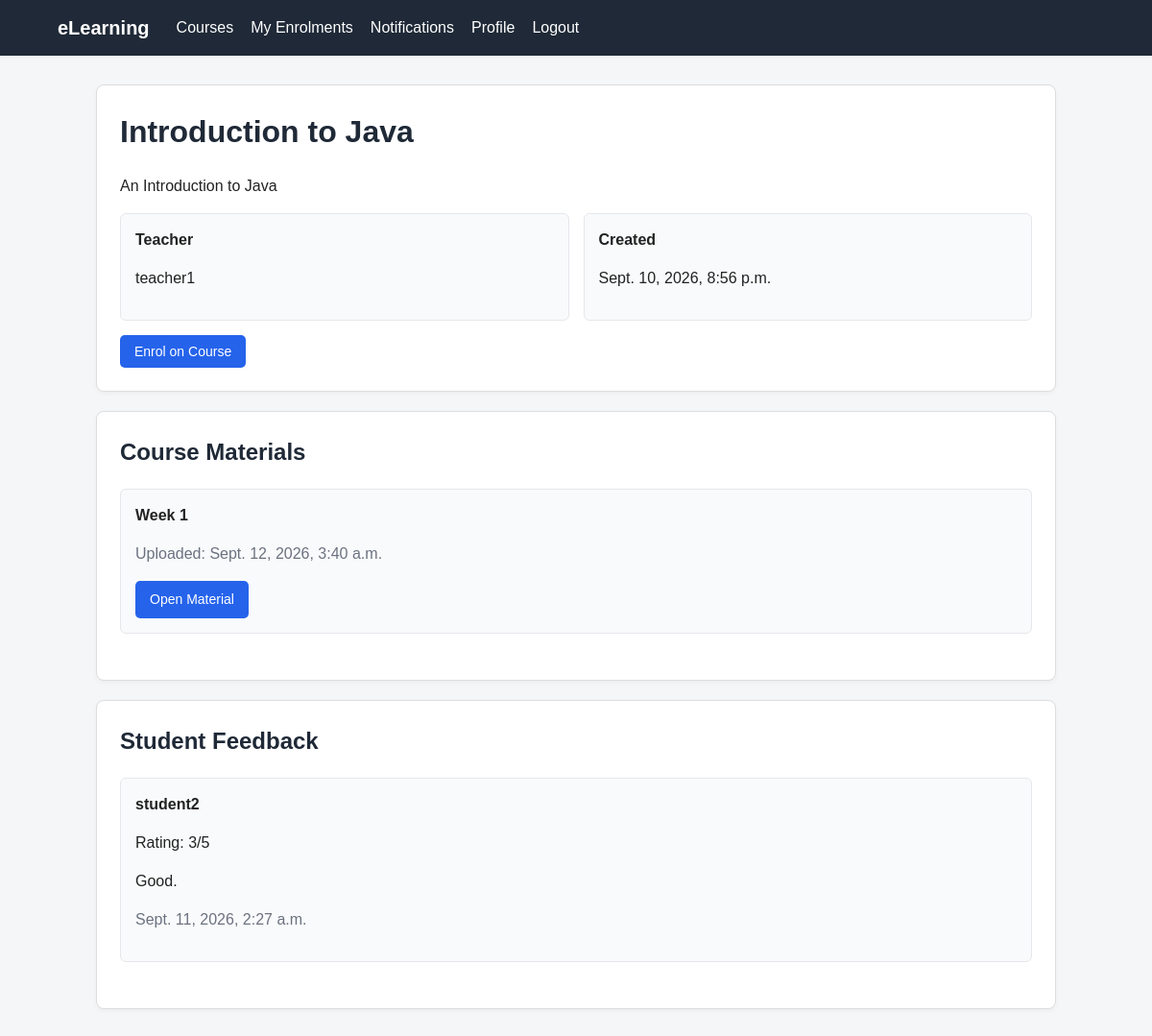
/courses/2/ (signed in), run on the app's committed database.
### courses/models.py (models this page shows, shortened)
class Course(models.Model):
    title = models.CharField(max_length=200)
    description = models.TextField()
    teacher = models.ForeignKey(
        settings.AUTH_USER_MODEL,
        on_delete=models.CASCADE,
        related_name='courses_taught'
    )
    created_at = models.DateTimeField(auto_now_add=True)

class CourseMaterial(models.Model):
    course = models.ForeignKey(
        Course,
        on_delete=models.CASCADE,
        related_name='materials'
    )
    title = models.CharField(max_length=200)
    file = models.FileField(upload_to='course_materials')
    uploaded_at = models.DateTimeField(auto_now_add=True)

class Feedback(models.Model):
    student = models.ForeignKey(
        settings.AUTH_USER_MODEL,
        on_delete=models.CASCADE,
        related_name='course_feedback'
    )
    course = models.ForeignKey(
        Course,
        on_delete=models.CASCADE,
        related_name='feedback'
    )
    rating = models.PositiveIntegerField()
    comment = models.TextField(max_length=1000)
    created_at = models.DateTimeField(auto_now_add=True)
    class Meta:
        constraints = [
            models.UniqueConstraint(
                fields=['student', 'course'],
                name='unique_student_course_feedback'
            )
        ]

### accounts/models.py (models this page shows)
class User(AbstractUser):
    class Role(models.TextChoices):
        STUDENT = "STUDENT", "Student"
        TEACHER = "TEACHER", "Teacher"
    role = models.CharField(
        max_length=10,
        choices=Role.choices,
        default=Role.STUDENT
    )
    bio = models.TextField(
        blank=True,
        max_length=500
    )
    profile_picture = models.ImageField(
        upload_to="profile_pictures/",
        blank=True,
        null=True
    )

### courses/views.py (the view)
@login_required
def course_detail(request, course_id):
    course = get_object_or_404(
        Course,
        id=course_id
    )
    is_enrolled = Enrolment.objects.filter(
        student=request.user,
        course=course
    ).exists()
    has_feedback = Feedback.objects.filter(
        student=request.user,
        course=course
    ).exists()
    feedback = Feedback.objects.filter(course=course).select_related('student').order_by('-created_at')
    materials = CourseMaterial.objects.filter(course=course).order_by('-uploaded_at')
    return render(
        request,
        'courses/course_detail.html',
        {
            'course': course,
            'is_enrolled': is_enrolled,
            'has_feedback': has_feedback,
            'feedback': feedback,
            'materials': materials,
        }
    )

### courses/templates/courses/course_detail.html (shortened to what this page needs)
{% extends 'base.html' %}
{% block content %}
<div class="card">
    <h1>
        {{ course.title }}
    </h1>
    <p>
        {{ course.description }}
    </p>
    <div class="details-grid">
        <div class="detail-box">
            <strong>Teacher</strong>
            <p>
                {{ course.teacher.username }}
            </p>
        </div>
        <div class="detail-box">
            <strong>Created</strong>
            <p>
                {{ course.created_at }}
            </p>
        </div>
    </div>
    <div class="actions">
        {% if user == course.teacher %}
            <a
                class="button"
                href="{% url 'add_material' course.id %}"
            >
                Add Material
            </a>
            <a
                class="button secondary-button"
                href="{% url 'course_students' course.id %}"
            >
                View Students
            </a>
            <a
                class="button"
                href="{% url 'chat_room' course.id %}"
            >
                Course Chat
            </a>
        {% elif user.role == 'STUDENT' %}
            {% if is_enrolled %}
                <span class="success-message">
                    You are enrolled on this course.
                </span>
                <a
                    class="button"
                    href="{% url 'leave_feedback' course.id %}"
                >
                    Leave Feedback
                </a>
                <a
                    class="button"
                    href="{% url 'chat_room' course.id %}"
                >
                    Course Chat
                </a>
            {% else %}
                <form
                    method="post"
                    action="{% url 'enrol_course' course.id %}"
                >
                    <button type="submit">
                        Enrol on Course
                    </button>
                </form>
            {% endif %}
        {% endif %}
    </div>
</div>
<div class="card">
    <h2>Course Materials</h2>
    {% for material in materials %}
        <div class="detail-box">
            <strong>
                {{ material.title }}
            </strong>
            <p class="muted">
                Uploaded:
                {{ material.uploaded_at }}
            </p>
            <a
                class="button"
                href="{{ material.file.url }}"
                target="_blank"
            >
                Open Material
            </a>
        </div>
        <br>
    {% empty %}
        <p>
            No materials have been uploaded yet.
        </p>
    {% endfor %}
</div>
<div class="card">
    <h2>Student Feedback</h2>
    {% for item in feedback %}
        <div class="detail-box">
            <strong>
                {{ item.student.username }}
            </strong>
            <p>
                Rating:
                {{ item.rating }}/5
            </p>
            <p>
                {{ item.comment }}
            </p>
            <p class="muted">
                {{ item.created_at }}
            </p>
        </div>
        <br>
    {% empty %}
        <p>
            No feedback has been submitted yet.
        </p>
    {% endfor %}
</div>
{% endblock %}

### accounts/static/css/style.css (style rules this page uses)
* { box-sizing: border-box; }
body { margin: 0; font-family: Arial, Helvetica, sans-serif; background-color: #f4f6f8; color: #222; line-height: 1.5; }
.card { background-color: white; padding: 24px; margin-bottom: 20px; border-radius: 8px; border: 1px solid #ddd; box-shadow: 0 2px 5px rgba(0, 0, 0, 0.04); }
h1, h2, h3 { margin-top: 0; color: #1f2937; }
a { color: #2563eb; }
.button, button { display: inline-block; background-color: #2563eb; color: white; border: none; border-radius: 5px; padding: 9px 15px; text-decoration: none; cursor: pointer; font-size: 14px; }
.muted { color: #6b7280; }
.details-grid { display: grid; grid-template-columns: repeat( auto-fit, minmax(220px, 1fr) ); gap: 15px; }
.detail-box { background-color: #f9fafb; border: 1px solid #e5e7eb; border-radius: 6px; padding: 15px; }
.actions { display: flex; flex-wrap: wrap; gap: 10px; margin-top: 15px; }

### data on the page
Course: title "Introduction to Java", description "An Introduction to Java", teacher.username "teacher1", created_at "Sept. 10, 2026, 8:56 p.m."
CourseMaterial: title "Week 1", uploaded_at "Sept. 12, 2026, 3:40 a.m."
Feedback: student.username "student2", rating "3", comment "Good.", created_at "Sept. 11, 2026, 2:27 a.m."
